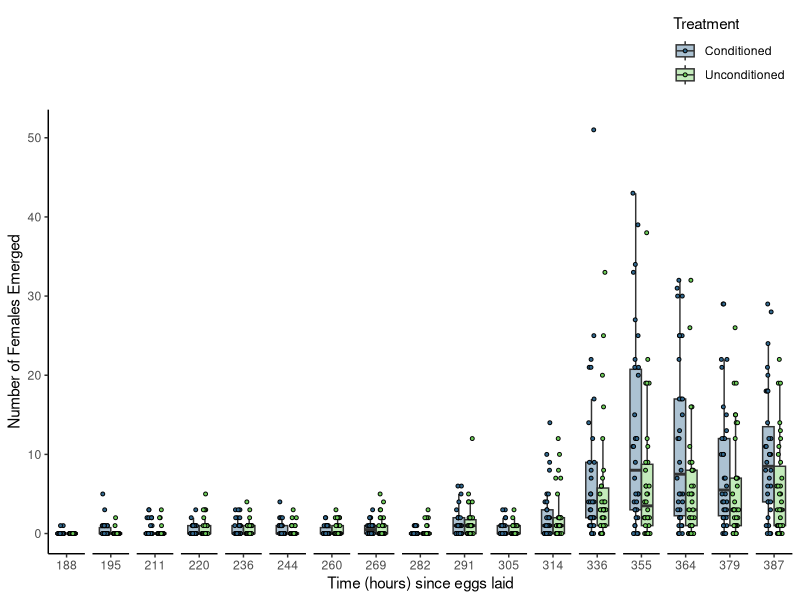
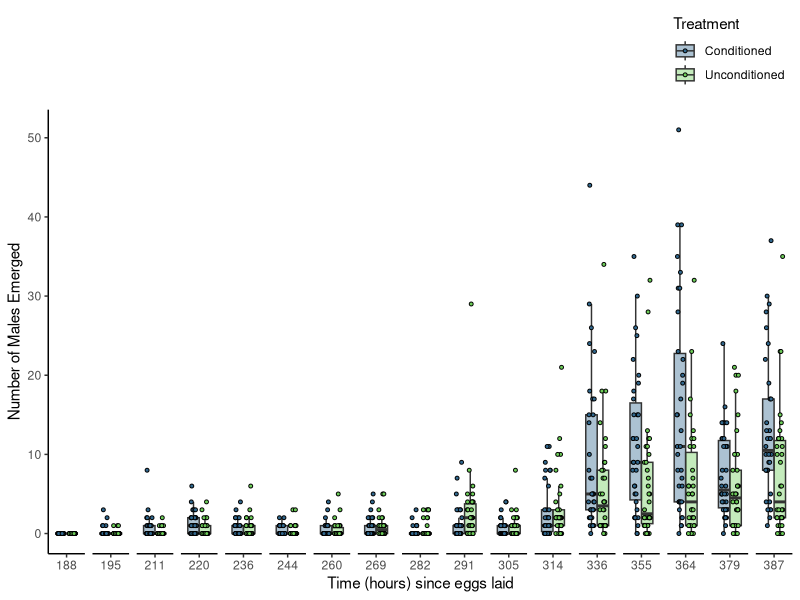
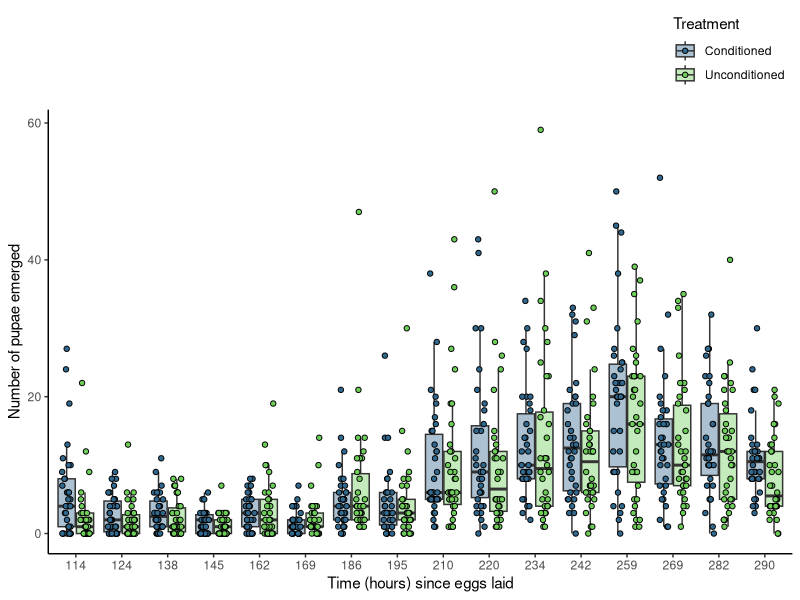

Here is the R script that generated these plots, in order: (Note: this script raises an error after producing the figures.)
library(tidyverse)
library(readxl)
library(viridisLite)


pupae_fitness_part2 <- read_excel("data/fitness_development/pupae-data-manipulated.xlsx")

viridis_colours <- viridis(10)


pupae_boxplot_p2 <- ggplot(pupae_fitness_part2, aes(x = as.factor(time_hours), y = pupae, fill = treatment)) +
  geom_boxplot(outliers = FALSE, alpha = 0.4, position = position_dodge(width = 0.8)) +
  geom_point(aes(fill = treatment),
             size = 1.5, shape = 21,
             position = position_jitterdodge(jitter.width = 0.2, dodge.width = 0.8)) +
  scale_fill_manual(values = viridis_colours[c(4, 8)], labels = c("Conditioned", "Unconditioned")) +
  scale_x_discrete(labels = unique(pupae_fitness_part2$time_hours)) +
  theme_classic() +
  theme(legend.position = "top",
        legend.justification = "right",
        legend.direction = "vertical",
        strip.placement = "outside", 
        strip.background = element_blank(),  
        strip.text = element_blank()) +
  labs(x = "Time (hours) since eggs laid", 
       y = "Number of pupae emerged",
       fill = "Treatment")

fly_fitness_part2 <- read_excel("data//fitness_development/fly_part2.xlsx")

females_data_2 <- subset(fly_fitness_part2, select = c(time_hours, females, treatment))

fly_females_boxplot_part2 <- ggplot(females_data_2, aes(x = factor(time_hours), y = females, fill = treatment)) +
  geom_boxplot(outlier.shape = NA, alpha = 0.4, position = position_dodge(width = 0.75)) +
  geom_point(aes(fill = treatment),
             size = 1, shape = 21,
             position = position_jitterdodge(jitter.width = 0.2, dodge.width = 0.75)) +
  scale_fill_manual(values = viridis_colours[c(4, 8)], labels = c("Conditioned", "Unconditioned")) +
  scale_x_discrete(breaks = unique(females_data_2$time_hours), labels = unique(females_data_2$time_hours)) +
  theme_classic() +
  theme(legend.position = "top",
        legend.justification = "right",
        legend.direction = "vertical",
        strip.placement = "outside", 
        strip.background = element_blank(),  
        strip.text = element_blank()) +
  labs(x = "Time (hours) since eggs laid", 
       y = "Number of Females Emerged",
       fill = "Treatment") +
  facet_grid(~ time_hours, scales = "free_x")

males_data_2 <- subset(fly_fitness_part2, select = c(time_hours, males, treatment))




fly_males_boxplot_part2 <- ggplot(males_data_2, aes(x = factor(time_hours), y = males, fill = treatment)) +
  geom_boxplot(outlier.shape = NA, alpha = 0.4, position = position_dodge(width = 0.75)) +
  geom_point(aes(fill = treatment),
             size = 1, shape = 21,
             position = position_jitterdodge(jitter.width = 0.2, dodge.width = 0.75)) +
  scale_fill_manual(values = viridis_colours[c(4, 8)], labels = c("Conditioned", "Unconditioned")) +
  scale_x_discrete(breaks = unique(males_data_2$time_hours), labels = unique(males_data_2$time_hours)) + # Ensure correct scale
  theme_classic() +
  theme(legend.position = "top",
        legend.justification = "right",
        legend.direction = "vertical",
        strip.placement = "outside", 
        strip.background = element_blank(),  
        strip.text = element_blank()) +
  labs(x = "Time (hours) since eggs laid", 
       y = "Number of Males Emerged",
       fill = "Treatment") +
  facet_grid(~ factor(time_hours), scales = "free_x")


fly_females_boxplot_part2 / 
  fly_males_boxplot_part2



## Playing around with data 

pupae_totals <- pupae_fitness_part2 %>%
  group_by(vial, treatment) %>%
  summarise(total_pupae = sum(pupae))

pupae_totals <- pupae_fitness_part2 %>%
  group_by(treatment) %>%
  summarise(total_pupae = sum(pupae))

   ## Over populated the vials 



fly_totals <- fly_fitness_part2 %>%
  group_by(treatment) %>%
  summarise(total_flies = sum(flies))
pupae_totals <- pupae_fitness_part2 %>%
  group_by(treatment) %>%
  summarise(total_pupae = sum(pupae))


fly_fitness_part2$flies <- fly_fitness_part2$males + fly_fitness_part2$females
